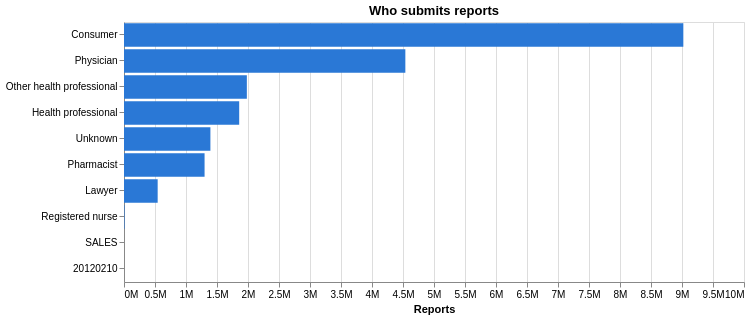

Vega-Lite specification for this chart:
### Vega-Lite specification from a JSON file in a GitHub repository (floating-point values rounded to 4 significant figures)
{"config": {"view": {"continuousWidth": 300, "continuousHeight": 300}}, "data": {"name": "data-c3b46daba64ebcbf35ca444ac9954abe"}, "mark": {"type": "bar", "color": "#2a78d6"}, "encoding": {"tooltip": [{"field": "reports", "format": ",", "type": "quantitative"}], "x": {"axis": {"format": "~s"}, "field": "reports", "title": "Reports", "type": "quantitative"}, "y": {"field": "reporter", "sort": "-x", "title": null, "type": "nominal"}}, "height": 260, "title": "Who submits reports", "width": 620, "$schema": "https://vega.github.io/schema/vega-lite/v6.1.0.json", "datasets": {"data-c3b46daba64ebcbf35ca444ac9954abe": [{"occp_cod": "CN", "reports": 9021530, "reporter": "Consumer"}, {"occp_cod": "MD", "reports": 4537875, "reporter": "Physician"}, {"occp_cod": "OT", "reports": 1981417, "reporter": "Other health professional"}, {"occp_cod": "HP", "reports": 1857919, "reporter": "Health professional"}, {"occp_cod": "Unknown", "reports": 1393593, "reporter": "Unknown"}, {"occp_cod": "PH", "reports": 1299465, "reporter": "Pharmacist"}, {"occp_cod": "LW", "reports": 543058, "reporter": "Lawyer"}, {"occp_cod": "RN", "reports": 8346, "reporter": "Registered nurse"}, {"occp_cod": "SALES", "reports": 10, "reporter": "SALES"}, {"occp_cod": "20120210", "reports": 1, "reporter": "20120210"}]}}
